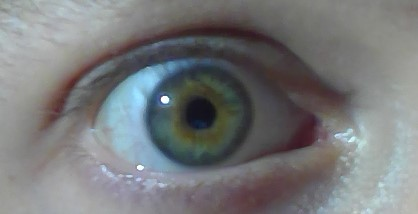
#> input picture Resolution Image.jpg, 418 x 214 px, found by its file name
$ python 'pupil finder for accuracy test.py'   (older library calls are emulated)
#> lines starting #> are read from the running program, lines starting #| are printed output that depends on the picture
# -*- coding: utf-8 -*-
"""
press 'r' to toggle rectangle
press 'c' to toggle contours and centroid pixel
press 'e' to toggle ellipse
Use W,A,S,D keys to move green pixel marking the location of the true pupil centre
"""

#%% import libraries and define functions
# need OpenCV version 3.4.7.28
#pip install opencv-python==3.4.7.28
import matplotlib.pyplot as plt
import numpy as np
import cv2

# [178 lines left out: functions nthsmallest, on_trackbar_eye, on_trackbar_Leye, on_trackbar_Reye, on_trackbar_PR, on_trackbar_LPR and 9 more, not called in this run]

#%%Define Variables
'''Parameters that can be changed'''
single_eye = False # Boolean for single eye mode when in light mode
thresh = 60# initial threshold values for finding pupil of leftr and right eye
PRthresh = 60 # initial threshold values for refining pupil selection
frame_big_size = (1280,'?')

#https://github.com/Itseez/opencv/blob/master/data/haarcascades/haarcascade_frontalface_default.xml
face_cascade = cv2.CascadeClassifier('haarcascade_frontalface_default.xml')
#https://github.com/Itseez/opencv/blob/master/data/haarcascades/haarcascade_eye.xml
eye_cascade = cv2.CascadeClassifier('haarcascade_eye.xml')

thresh_window = 'Image' # put the slider in the threshold window
slider_max = 255 # max slider value
#create trackbars to change pupil finding threshold
cv2.namedWindow(thresh_window)
thresh_slider = 'Pupil finder threshold %d' % slider_max
cv2.createTrackbar(thresh_slider, thresh_window , thresh, slider_max, on_trackbar_eye)
#create trackbars to change pupil refining threshold
cv2.namedWindow(thresh_window)
PR_slider = 'Pupil refiner threshold %d' % slider_max
cv2.createTrackbar(PR_slider, thresh_window , PRthresh, slider_max, on_trackbar_PR)

open_kernel = np.ones((2,2)) # kernal for opening thresholded pupil image

#import image
image = plt.imread(r'C:\Users\jason\OneDrive - The University of Nottingham\4th Year\Image Processing Files\Mini Project\Resolution Image.jpg')
#> image is the input picture: shape (214, 418, 3); mean R, G, B 119, 120.9, 122.3
#image = plt.imread('E:/Main Folders/Documents/Work/Fourth Year/Imaging/Eye tracking project/images/Looking towards nose/30N.png')
image = np.flip(image,axis=2) # convert to cv2's BGR
#image = np.flip(image,axis=0)
image = cv2.resize(image,(480,640))
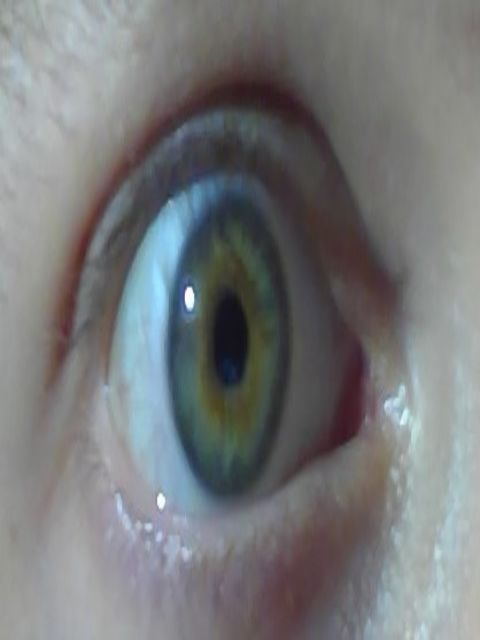
#> image: shape (640, 480, 3); mean B, G, R 122.2, 120.8, 118.9
#> (the run stopped early here; a loop or call above may not have finished)

$ run again, with IR Bright Pupil.png saved as Resolution Image.jpg
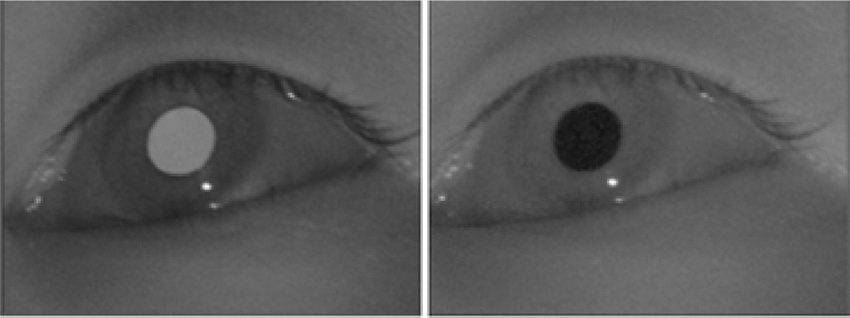
#> input picture IR Bright Pupil.png, 850 x 318 px, found by its file name
#> image is the input picture: shape (318, 850, 3); min 12, max 255, mean 88.5
#> `image = cv2.resize(image,(480,640))`:
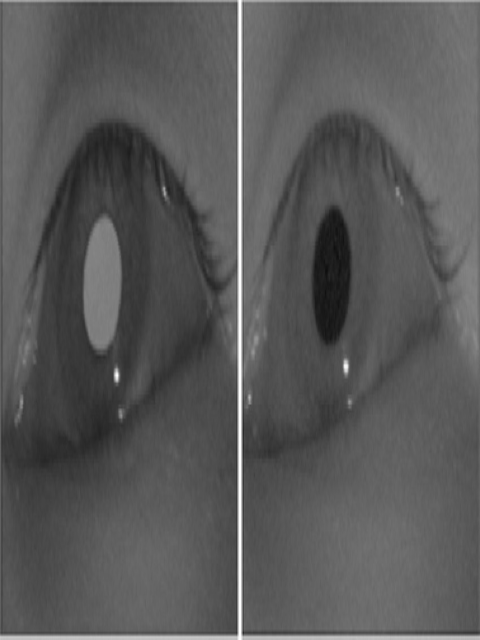
#> image: shape (640, 480, 3); min 14, max 255, mean 88.3
